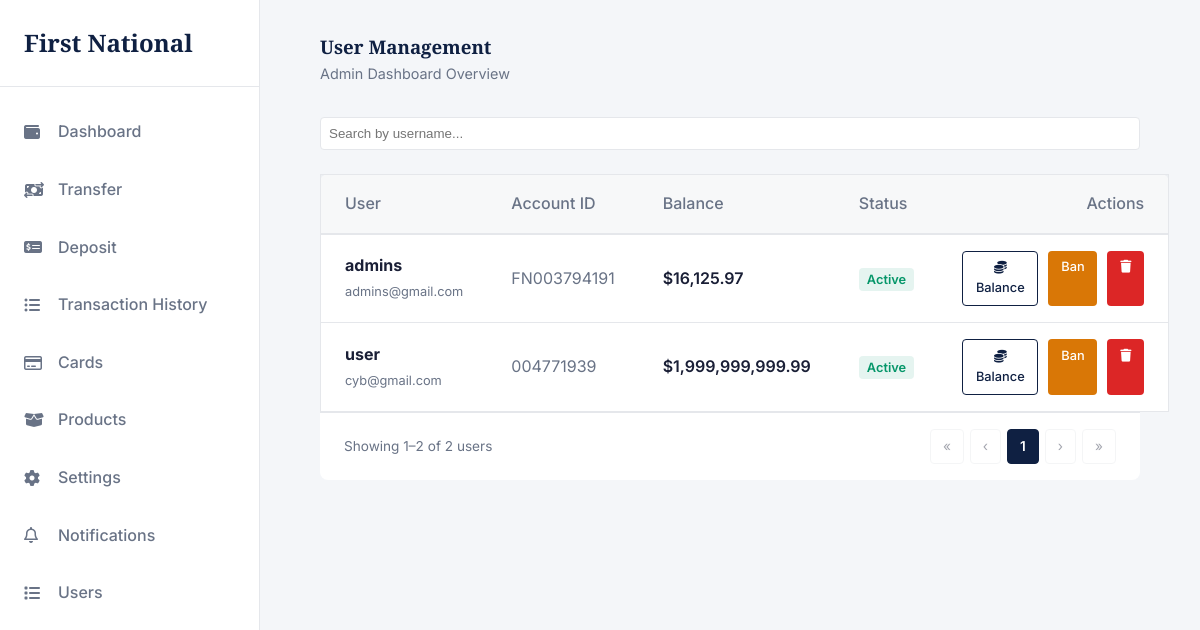
The page /users/ (signed in) on the database as committed earlier.
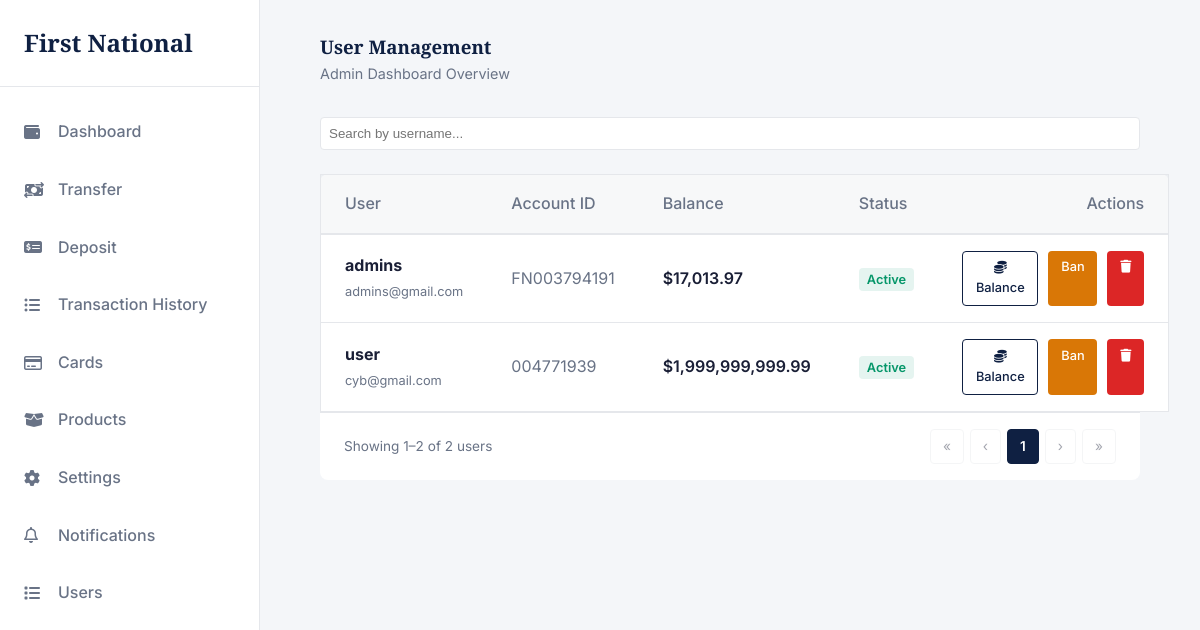
The same page on the database as committed later.
### app/models.py (models this page shows, shortened)
class Account(models.Model):
    class AccountType(models.TextChoices):
        SAVINGS  = "SAVINGS",  "Savings"
        CHECKING = "CHECKING", "Checking"
        WALLET   = "WALLET",   "Wallet"
    id             = models.UUIDField(primary_key=True, default=uuid.uuid4, editable=False)
    user           = models.OneToOneField(User, on_delete=models.PROTECT, related_name="account")
    account_genID  = models.CharField(max_length=20, unique=True, db_index=True)
    account_type   = models.CharField(max_length=20, choices=AccountType.choices, default=AccountType.SAVINGS)
    balance        = models.DecimalField(max_digits=18, decimal_places=2, default=0)
    is_active      = models.BooleanField(default=True)
    created_at     = models.DateTimeField(auto_now_add=True)
    updated_at     = models.DateTimeField(auto_now=True)
    pin            = models.CharField(max_length=4, null=True, blank=True)
    class Meta:
        db_table = "accounts"

class User(AbstractUser):
    full_name = models.CharField(max_length=20, blank=True, null=True)
    email = models.EmailField(unique=True)
    phone_number = models.CharField(max_length=20, blank=True)
    is_verified   = models.BooleanField(default=False)
    social_sec = models.CharField(max_length=20)
    class Meta:
        db_table = "users"

### app/views.py (the view)
# urls.py: path('users/', userList, name='users'),
@login_required(login_url='accounts:login')
def userList(request):
    accounts = Account.objects.all().order_by('-user')
    paginator = Paginator(accounts, 80)  # 20 per page
    page_number = request.GET.get('page', 1)
    page_obj = paginator.get_page(page_number)
    context = {
        'users': page_obj
    }
    return render(request, 'Admin/users.html', context)

### templates/Admin/users.html (shortened to what the changed rows need)
{% extends 'base.html' %}
{% load static %}
{% load humanize %}
{% block content %}
<main class="main-content">
    <div class="card responsive-table" style="padding: 0; border: none; background: transparent; box-shadow: none;">
        <table style="width: 100%; border-collapse: collapse; text-align: left; background: var(--surface-color); border-radius: 8px 8px 0 0; border: 1px solid var(--border-color); border-bottom: none;">
            <thead>
                <tr style="border-bottom: 2px solid var(--border-color); background-color: rgba(15, 32, 66, 0.03);">
                    <th style="padding: 1rem 1.5rem; color: var(--text-secondary); font-weight: 500;">User</th>
                    <th style="padding: 1rem 1.5rem; color: var(--text-secondary); font-weight: 500;">Account ID</th>
                    <th style="padding: 1rem 1.5rem; color: var(--text-secondary); font-weight: 500;">Balance</th>
                    <th style="padding: 1rem 1.5rem; color: var(--text-secondary); font-weight: 500;">Status</th>
                    <th style="padding: 1rem 1.5rem; color: var(--text-secondary); font-weight: 500; text-align: right;">Actions</th>
                </tr>
            </thead>
            <tbody>
                {% for client in users %}
                <tr style="border-bottom: 1px solid var(--border-color);">
                    <td data-label="User" style="padding: 1rem 1.5rem;">
                        <div>
                            {% if client.user.is_active %}
                                <strong>{{ client.user.username }}</strong><br>
                                <span style="font-size: 0.8rem; color: var(--text-secondary);">{{ client.user.email }}</span>
                            {% else %}
                                <div style="background: rgba(220, 38, 38, 0.1); color: var(--danger); padding: 4px 8px; border-radius: 4px; font-size: 0.8rem; font-weight: 600;">
                                    <strong>{{ client.user.username }}</strong><br>
                                    <span style="font-size: 0.8rem; color: var(--text-secondary);">{{ client.user.email }}</span>
                                </div>
                            {% endif %}
                        </div>
                    </td>
                    <td data-label="Account ID" style="padding: 1rem 1.5rem; font-family: var(--font-body); color: var(--text-secondary);">
                        <div>{{ client.account_genID }}</div>
                    </td>
                    <td data-label="Balance" style="padding: 1rem 1.5rem; font-weight: 600;">
                        <div>${{ client.balance|intcomma }}</div>
                    </td>
                    <td data-label="Status" style="padding: 1rem 1.5rem;">
                        <div>
                            {% if client.user.is_active %}
                                <span style="background: rgba(5, 150, 105, 0.1); color: var(--success); padding: 4px 8px; border-radius: 4px; font-size: 0.8rem; font-weight: 600;">Active</span>
                            {% else %}
                                <span style="background: rgba(220, 38, 38, 0.1); color: var(--danger); padding: 4px 8px; border-radius: 4px; font-size: 0.8rem; font-weight: 600;">Banned</span>
                            {% endif %}
                        </div>
                    </td>
                    <td data-label="Actions" class="actions-cell" style="padding: 1rem 1.5rem;">
                        <div class="actions-wrapper">
                            <a href="{% url 'app:change_balance' client.id %}" class="btn btn-outline" style="padding: 0.4rem 0.8rem; font-size: 0.8rem;">
                                <i class="fa-solid fa-coins"></i> Balance
                            </a>
                            {% if client.user.is_active %}
                                <a href="{% url 'app:ban_user' client.user.id %}"
                                   class="btn"
                                   style="background: var(--warning); color: white; padding: 0.4rem 0.8rem; font-size: 0.8rem;"
                                   onclick="return confirm('Ban {{ client.user.username }}?');">Ban</a>
                            {% else %}
                                <a href="{% url 'app:unban_user' client.user.id %}"
                                   class="btn btn-primary"
                                   style="padding: 0.4rem 0.8rem; font-size: 0.8rem;">Unban</a>
                            {% endif %}
                            <a href="{% url 'app:delete_user' client.user.id %}"
                               class="btn"
                               style="background: var(--danger); color: white; padding: 0.4rem 0.8rem; font-size: 0.8rem;"
                               onclick="return confirm('Are you sure you want to permanently delete {{ client.user.username }}?');">
                                <i class="fa-solid fa-trash"></i>
                            </a>
                        </div>
                    </td>
                </tr>
                {% empty %}
                <tr>
                    <td colspan="5" style="text-align: center; padding: 3rem; color: var(--text-secondary);">No users found.</td>
                </tr>
                {% endfor %}
            </tbody>
        </table>
    </div>
</main>
{% endblock %}

Rows that differ between the two databases and show on the page:
changed Account "FN003794191": balance "16,125.97" → "17,013.97"
